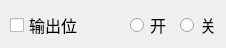
<?xml version="1.0" encoding="UTF-8"?>
<ui version="4.0">
 <class>OutputWid</class>
 <widget class="QWidget" name="OutputWid">
  <property name="geometry">
   <rect>
    <x>0</x>
    <y>0</y>
    <width>226</width>
    <height>48</height>
   </rect>
  </property>
  <property name="windowTitle">
   <string>Form</string>
  </property>
  <widget class="QCheckBox" name="checkBox">
   <property name="geometry">
    <rect>
     <x>10</x>
     <y>10</y>
     <width>111</width>
     <height>30</height>
    </rect>
   </property>
   <property name="font">
    <font>
     <family>微软雅黑</family>
     <pointsize>12</pointsize>
    </font>
   </property>
   <property name="text">
    <string>输出位</string>
   </property>
  </widget>
  <widget class="QRadioButton" name="openRadio">
   <property name="geometry">
    <rect>
     <x>130</x>
     <y>10</y>
     <width>51</width>
     <height>30</height>
    </rect>
   </property>
   <property name="font">
    <font>
     <family>微软雅黑</family>
     <pointsize>12</pointsize>
    </font>
   </property>
   <property name="text">
    <string>开</string>
   </property>
  </widget>
  <widget class="QRadioButton" name="closeRadio">
   <property name="geometry">
    <rect>
     <x>180</x>
     <y>10</y>
     <width>51</width>
     <height>30</height>
    </rect>
   </property>
   <property name="font">
    <font>
     <family>微软雅黑</family>
     <pointsize>12</pointsize>
    </font>
   </property>
   <property name="text">
    <string>关</string>
   </property>
  </widget>
 </widget>
 <resources/>
 <connections/>
</ui>
